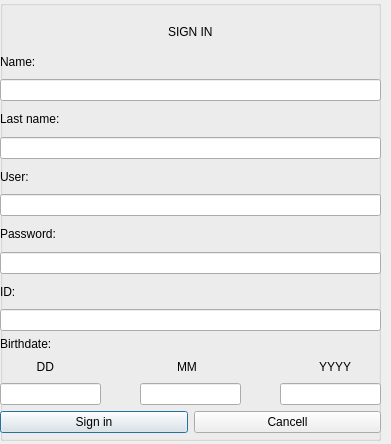
<?xml version="1.0" encoding="UTF-8"?>
<ui version="4.0">
 <class>registroDialog</class>
 <widget class="QDialog" name="registroDialog">
  <property name="geometry">
   <rect>
    <x>0</x>
    <y>0</y>
    <width>391</width>
    <height>444</height>
   </rect>
  </property>
  <property name="sizePolicy">
   <sizepolicy hsizetype="Maximum" vsizetype="Maximum">
    <horstretch>0</horstretch>
    <verstretch>0</verstretch>
   </sizepolicy>
  </property>
  <property name="maximumSize">
   <size>
    <width>16777211</width>
    <height>16777215</height>
   </size>
  </property>
  <property name="windowTitle">
   <string>Dialog</string>
  </property>
  <property name="modal">
   <bool>true</bool>
  </property>
  <widget class="QGroupBox" name="groupBox">
   <property name="geometry">
    <rect>
     <x>0</x>
     <y>0</y>
     <width>381</width>
     <height>441</height>
    </rect>
   </property>
   <property name="title">
    <string/>
   </property>
   <widget class="QWidget" name="verticalLayoutWidget">
    <property name="geometry">
     <rect>
      <x>0</x>
      <y>20</y>
      <width>381</width>
      <height>413</height>
     </rect>
    </property>
    <layout class="QVBoxLayout" name="verticalLayout">
     <item>
      <layout class="QHBoxLayout" name="horizontalLayout">
       <item>
        <spacer name="horizontalSpacer">
         <property name="orientation">
          <enum>Qt::Horizontal</enum>
         </property>
         <property name="sizeHint" stdset="0">
          <size>
           <width>40</width>
           <height>20</height>
          </size>
         </property>
        </spacer>
       </item>
       <item>
        <widget class="QLabel" name="label_3">
         <property name="text">
          <string>SIGN IN</string>
         </property>
        </widget>
       </item>
       <item>
        <spacer name="horizontalSpacer_2">
         <property name="orientation">
          <enum>Qt::Horizontal</enum>
         </property>
         <property name="sizeHint" stdset="0">
          <size>
           <width>40</width>
           <height>20</height>
          </size>
         </property>
        </spacer>
       </item>
      </layout>
     </item>
     <item>
      <widget class="QLabel" name="label_9">
       <property name="text">
        <string>Name:</string>
       </property>
      </widget>
     </item>
     <item>
      <widget class="QLineEdit" name="name"/>
     </item>
     <item>
      <widget class="QLabel" name="label_10">
       <property name="text">
        <string>Last name:</string>
       </property>
      </widget>
     </item>
     <item>
      <widget class="QLineEdit" name="las"/>
     </item>
     <item>
      <widget class="QLabel" name="label">
       <property name="text">
        <string>User:</string>
       </property>
      </widget>
     </item>
     <item>
      <widget class="QLineEdit" name="user"/>
     </item>
     <item>
      <widget class="QLabel" name="label_2">
       <property name="text">
        <string>Password:</string>
       </property>
      </widget>
     </item>
     <item>
      <widget class="QLineEdit" name="pass"/>
     </item>
     <item>
      <widget class="QLabel" name="label_4">
       <property name="text">
        <string>ID:</string>
       </property>
      </widget>
     </item>
     <item>
      <widget class="QLineEdit" name="id"/>
     </item>
     <item>
      <layout class="QVBoxLayout" name="verticalLayout_2">
       <item>
        <widget class="QLabel" name="label_5">
         <property name="text">
          <string>Birthdate: </string>
         </property>
        </widget>
       </item>
       <item>
        <layout class="QHBoxLayout" name="horizontalLayout_3">
         <item>
          <widget class="QLabel" name="label_7">
           <property name="text">
            <string>           DD</string>
           </property>
          </widget>
         </item>
         <item>
          <spacer name="horizontalSpacer_3">
           <property name="orientation">
            <enum>Qt::Horizontal</enum>
           </property>
           <property name="sizeHint" stdset="0">
            <size>
             <width>40</width>
             <height>20</height>
            </size>
           </property>
          </spacer>
         </item>
         <item>
          <widget class="QLabel" name="label_6">
           <property name="text">
            <string>MM</string>
           </property>
          </widget>
         </item>
         <item>
          <spacer name="horizontalSpacer_4">
           <property name="orientation">
            <enum>Qt::Horizontal</enum>
           </property>
           <property name="sizeHint" stdset="0">
            <size>
             <width>40</width>
             <height>20</height>
            </size>
           </property>
          </spacer>
         </item>
         <item>
          <widget class="QLabel" name="label_8">
           <property name="text">
            <string>YYYY         </string>
           </property>
          </widget>
         </item>
        </layout>
       </item>
       <item>
        <layout class="QHBoxLayout" name="horizontalLayout_2">
         <item>
          <widget class="QLineEdit" name="dd"/>
         </item>
         <item>
          <spacer name="horizontalSpacer_5">
           <property name="orientation">
            <enum>Qt::Horizontal</enum>
           </property>
           <property name="sizeHint" stdset="0">
            <size>
             <width>40</width>
             <height>20</height>
            </size>
           </property>
          </spacer>
         </item>
         <item>
          <widget class="QLineEdit" name="mm"/>
         </item>
         <item>
          <spacer name="horizontalSpacer_6">
           <property name="orientation">
            <enum>Qt::Horizontal</enum>
           </property>
           <property name="sizeHint" stdset="0">
            <size>
             <width>40</width>
             <height>20</height>
            </size>
           </property>
          </spacer>
         </item>
         <item>
          <widget class="QLineEdit" name="yyyy"/>
         </item>
        </layout>
       </item>
       <item>
        <layout class="QHBoxLayout" name="horizontalLayout_5">
         <item>
          <widget class="QPushButton" name="registro">
           <property name="text">
            <string>Sign in</string>
           </property>
          </widget>
         </item>
         <item>
          <widget class="QPushButton" name="cancelar">
           <property name="text">
            <string>Cancell</string>
           </property>
          </widget>
         </item>
        </layout>
       </item>
      </layout>
     </item>
    </layout>
   </widget>
  </widget>
 </widget>
 <resources/>
 <connections/>
</ui>
